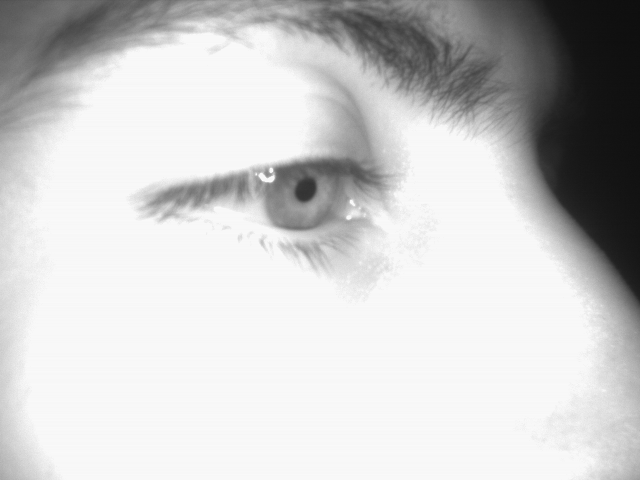
%> input picture v1.0.3.30.2016/Matlab/test6.png, 640 x 480 px
$ octave script.m   (GNU Octave 9; MATLAB toolbox functions it lacks are replaced by stand-ins)
%> lines starting %> are read from the running program, lines starting %| are printed output that depends on the picture; in (x1, y1, x2, y2) boxes, pixels count from 0 and x2, y2 are one past the last pixel; in counts of white or black regions, pixels touching at a corner belong together; the program's own positions count from 1
clc; clear all; close all;

image = imread('test6.png');
%> image is the input picture: size 480x640 uint8; min 14, max 250, mean 202.7
im1 = image(140:260,200:440);
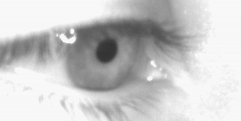
%> im1: size 121x241 uint8; min 51, max 249, mean 200.6
[c1,x1] = imhist(im1);
%> c1 = 256 values, max 4821 at index 249, min 0 at index 1, mean 113.9; x1 = 256 values from 0 to 255

image = imread('test4.png');
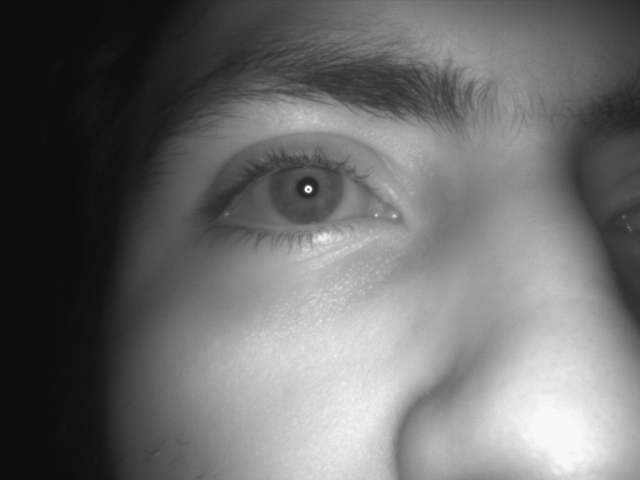
%> input picture v1.0.3.30.2016/Matlab/test4.png, 640 x 480 px
%> image is the input picture: size 480x640 uint8; min 11, max 249, mean 108.4
im2 = image(140:260,200:440);
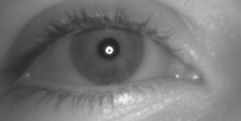
%> im2: size 121x241 uint8; min 37, max 248, mean 118.3
[c2,x2] = imhist(im2);
%> c2 = 256 values, max 368 at index 78, min 0 at index 1, mean 113.9; x2 = 256 values from 0 to 255

figure(1);
subplot(2,2,1); imshow(im1);
subplot(2,2,2); imhist(im1); ylim([0 1000])
subplot(2,2,4); bar(cumsum(c1),'b'); xlim([0 256]); hold on;

tr = (640*480)*0.001;
[min_val min_loc] = min(abs(cumsum(c1)-tr));
%> min_val = 0.8; min_loc = 66
subplot(2,2,4); plot([0 256],[tr tr],'r'); xlim([0 256])
subplot(2,2,4); plot([min_loc min_loc],[0 3e4],'r'); xlim([0 256])

im1_tr = uint8(255 .* uint8(im1 < min_loc));
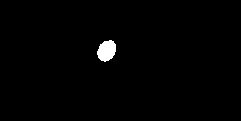
%> im1_tr: size 121x241 uint8; 1.1% white; 1 white region, box (x1, y1, x2, y2) and area: (97, 40, 116, 62) 308
subplot(2,2,3); imshow(im1_tr);
%> after `imshow(im1_tr)`:
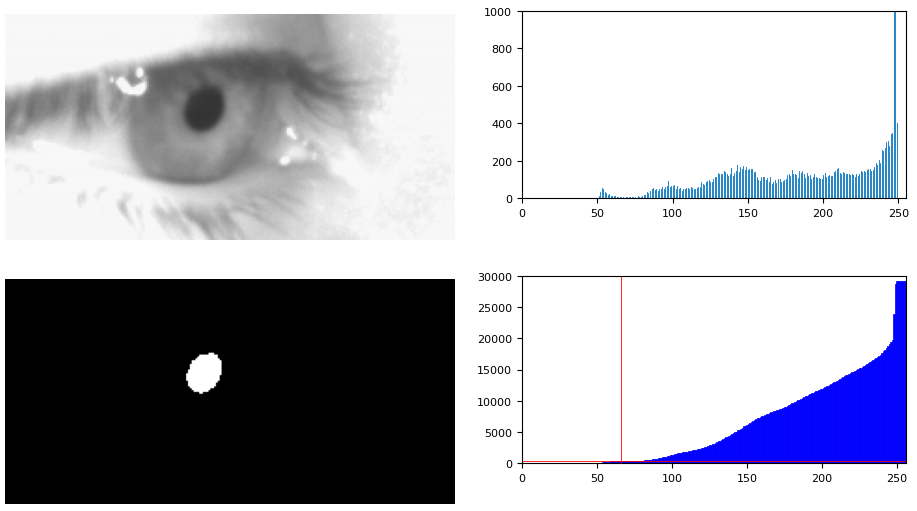
%> figure redrawn from the program's plot data, 4 panels


figure(2);
subplot(2,2,1); imshow(im2);
subplot(2,2,2); imhist(im2); ylim([0 1000])
subplot(2,2,4); bar(cumsum(c2),'b'); xlim([0 256]); hold on;

tr = (640*480)*0.0005;
[min_val min_loc] = min(abs(cumsum(c2)-tr));
%> min_val = 5.4; min_loc = 44
subplot(2,2,4); plot([0 256],[tr tr],'r'); xlim([0 256])
subplot(2,2,4); plot([min_loc min_loc],[0 3e4],'r'); xlim([0 256])

im2_tr = uint8(255 .* uint8(im2 < min_loc));
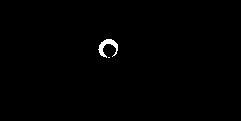
%> im2_tr: size 121x241 uint8; 0.55% white; 2 white regions (1 under 20 px), largest, box (x1, y1, x2, y2) and area: (98, 39, 118, 58) 157
subplot(2,2,3); imshow(im2_tr);
%> after `imshow(im2_tr)`:
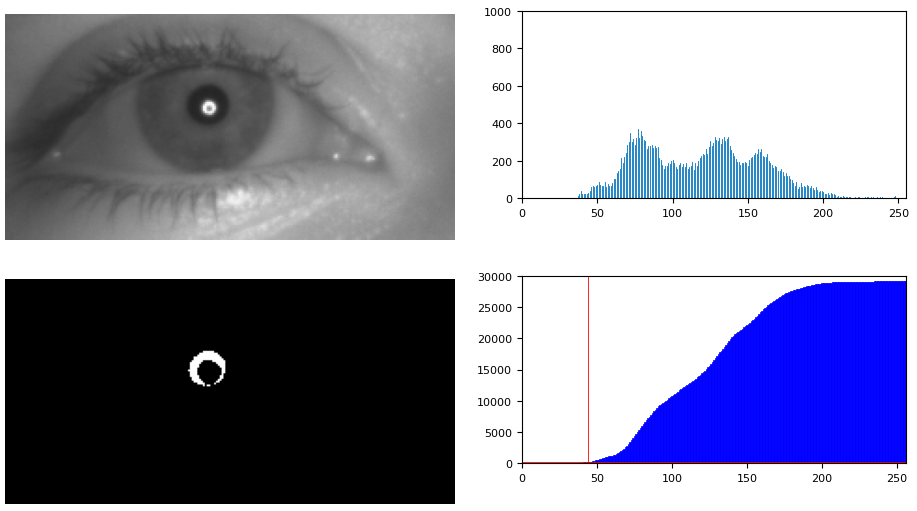
%> figure redrawn from the program's plot data, 4 panels
